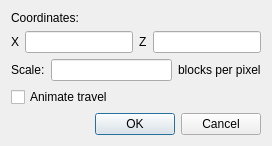
<?xml version="1.0" encoding="UTF-8"?>
<ui version="4.0">
 <class>GotoDialog</class>
 <widget class="QDialog" name="GotoDialog">
  <property name="focusPolicy">
   <enum>Qt::StrongFocus</enum>
  </property>
  <property name="windowTitle">
   <string>Go to</string>
  </property>
  <property name="windowIcon">
   <iconset resource="../rc/icons.qrc">
    <normaloff>:/icons/logo.png</normaloff>:/icons/logo.png</iconset>
  </property>
  <layout class="QVBoxLayout" name="verticalLayout">
   <item>
    <widget class="QLabel" name="label">
     <property name="text">
      <string>Coordinates:</string>
     </property>
    </widget>
   </item>
   <item>
    <widget class="QFrame" name="frame">
     <layout class="QHBoxLayout" name="horizontalLayout">
      <property name="leftMargin">
       <number>0</number>
      </property>
      <property name="topMargin">
       <number>0</number>
      </property>
      <property name="rightMargin">
       <number>0</number>
      </property>
      <property name="bottomMargin">
       <number>0</number>
      </property>
      <item>
       <widget class="QLabel" name="labelX">
        <property name="text">
         <string>X</string>
        </property>
       </widget>
      </item>
      <item>
       <widget class="QLineEdit" name="lineX">
        <property name="focusPolicy">
         <enum>Qt::StrongFocus</enum>
        </property>
       </widget>
      </item>
      <item>
       <widget class="QLabel" name="labelZ">
        <property name="text">
         <string>Z</string>
        </property>
       </widget>
      </item>
      <item>
       <widget class="QLineEdit" name="lineZ">
        <property name="focusPolicy">
         <enum>Qt::StrongFocus</enum>
        </property>
       </widget>
      </item>
     </layout>
    </widget>
   </item>
   <item>
    <layout class="QHBoxLayout" name="horizontalLayout_3">
     <item>
      <widget class="QLabel" name="label_2">
       <property name="text">
        <string>Scale:</string>
       </property>
      </widget>
     </item>
     <item>
      <widget class="QLineEdit" name="lineScale">
       <property name="focusPolicy">
        <enum>Qt::StrongFocus</enum>
       </property>
       <property name="toolTip">
        <string>Scales outside 1/4096 to 65536 blocks per pixel are not supported</string>
       </property>
      </widget>
     </item>
     <item>
      <widget class="QLabel" name="label_3">
       <property name="text">
        <string>blocks per pixel</string>
       </property>
      </widget>
     </item>
    </layout>
   </item>
   <item>
    <widget class="QCheckBox" name="checkAnimate">
     <property name="text">
      <string>Animate travel</string>
     </property>
    </widget>
   </item>
   <item>
    <widget class="QDialogButtonBox" name="buttonBox">
     <property name="orientation">
      <enum>Qt::Horizontal</enum>
     </property>
     <property name="standardButtons">
      <set>QDialogButtonBox::Cancel|QDialogButtonBox::Ok</set>
     </property>
    </widget>
   </item>
  </layout>
 </widget>
 <resources>
  <include location="../rc/icons.qrc"/>
 </resources>
 <connections>
  <connection>
   <sender>buttonBox</sender>
   <signal>rejected()</signal>
   <receiver>GotoDialog</receiver>
   <slot>reject()</slot>
   <hints>
    <hint type="sourcelabel">
     <x>316</x>
     <y>260</y>
    </hint>
    <hint type="destinationlabel">
     <x>286</x>
     <y>274</y>
    </hint>
   </hints>
  </connection>
  <connection>
   <sender>buttonBox</sender>
   <signal>accepted()</signal>
   <receiver>GotoDialog</receiver>
   <slot>accept()</slot>
   <hints>
    <hint type="sourcelabel">
     <x>248</x>
     <y>254</y>
    </hint>
    <hint type="destinationlabel">
     <x>157</x>
     <y>274</y>
    </hint>
   </hints>
  </connection>
 </connections>
</ui>
